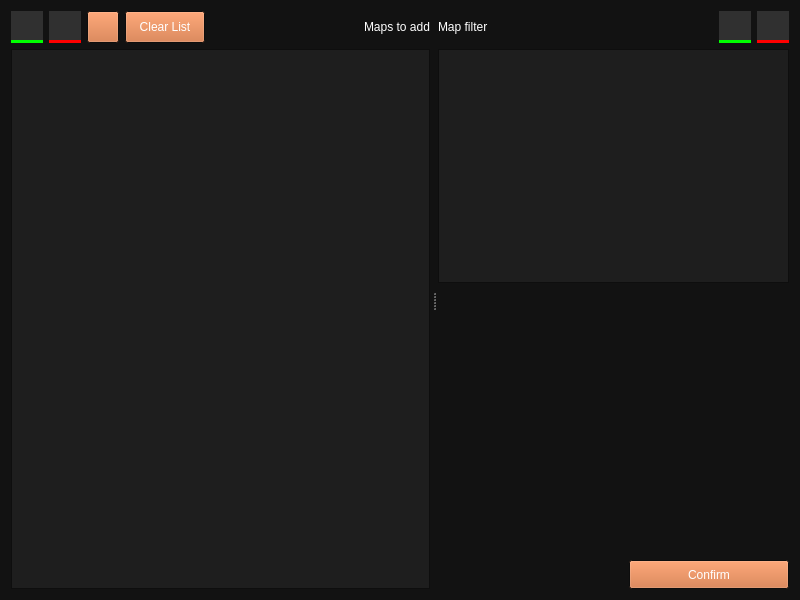
<?xml version="1.0" encoding="UTF-8"?>
<ui version="4.0">
 <class>Cfg_LoadMapsDialog</class>
 <widget class="QDialog" name="Cfg_LoadMapsDialog">
  <property name="geometry">
   <rect>
    <x>0</x>
    <y>0</y>
    <width>800</width>
    <height>600</height>
   </rect>
  </property>
  <property name="minimumSize">
   <size>
    <width>800</width>
    <height>600</height>
   </size>
  </property>
  <property name="palette">
   <palette>
    <active>
     <colorrole role="WindowText">
      <brush brushstyle="SolidPattern">
       <color alpha="255">
        <red>255</red>
        <green>255</green>
        <blue>255</blue>
       </color>
      </brush>
     </colorrole>
     <colorrole role="Button">
      <brush brushstyle="SolidPattern">
       <color alpha="255">
        <red>207</red>
        <green>106</green>
        <blue>50</blue>
       </color>
      </brush>
     </colorrole>
     <colorrole role="Dark">
      <brush brushstyle="SolidPattern">
       <color alpha="255">
        <red>92</red>
        <green>92</green>
        <blue>92</blue>
       </color>
      </brush>
     </colorrole>
     <colorrole role="Mid">
      <brush brushstyle="SolidPattern">
       <color alpha="255">
        <red>127</red>
        <green>127</green>
        <blue>127</blue>
       </color>
      </brush>
     </colorrole>
     <colorrole role="Text">
      <brush brushstyle="SolidPattern">
       <color alpha="255">
        <red>255</red>
        <green>255</green>
        <blue>255</blue>
       </color>
      </brush>
     </colorrole>
     <colorrole role="ButtonText">
      <brush brushstyle="SolidPattern">
       <color alpha="255">
        <red>255</red>
        <green>255</green>
        <blue>255</blue>
       </color>
      </brush>
     </colorrole>
     <colorrole role="Base">
      <brush brushstyle="SolidPattern">
       <color alpha="255">
        <red>30</red>
        <green>30</green>
        <blue>30</blue>
       </color>
      </brush>
     </colorrole>
     <colorrole role="Window">
      <brush brushstyle="SolidPattern">
       <color alpha="255">
        <red>18</red>
        <green>18</green>
        <blue>18</blue>
       </color>
      </brush>
     </colorrole>
     <colorrole role="Highlight">
      <brush brushstyle="SolidPattern">
       <color alpha="255">
        <red>207</red>
        <green>106</green>
        <blue>50</blue>
       </color>
      </brush>
     </colorrole>
     <colorrole role="LinkVisited">
      <brush brushstyle="SolidPattern">
       <color alpha="255">
        <red>255</red>
        <green>158</green>
        <blue>105</blue>
       </color>
      </brush>
     </colorrole>
     <colorrole role="AlternateBase">
      <brush brushstyle="SolidPattern">
       <color alpha="255">
        <red>45</red>
        <green>45</green>
        <blue>45</blue>
       </color>
      </brush>
     </colorrole>
     <colorrole role="ToolTipBase">
      <brush brushstyle="SolidPattern">
       <color alpha="255">
        <red>97</red>
        <green>97</green>
        <blue>97</blue>
       </color>
      </brush>
     </colorrole>
    </active>
    <inactive>
     <colorrole role="WindowText">
      <brush brushstyle="SolidPattern">
       <color alpha="255">
        <red>255</red>
        <green>255</green>
        <blue>255</blue>
       </color>
      </brush>
     </colorrole>
     <colorrole role="Button">
      <brush brushstyle="SolidPattern">
       <color alpha="255">
        <red>207</red>
        <green>106</green>
        <blue>50</blue>
       </color>
      </brush>
     </colorrole>
     <colorrole role="Dark">
      <brush brushstyle="SolidPattern">
       <color alpha="255">
        <red>92</red>
        <green>92</green>
        <blue>92</blue>
       </color>
      </brush>
     </colorrole>
     <colorrole role="Mid">
      <brush brushstyle="SolidPattern">
       <color alpha="255">
        <red>127</red>
        <green>127</green>
        <blue>127</blue>
       </color>
      </brush>
     </colorrole>
     <colorrole role="Text">
      <brush brushstyle="SolidPattern">
       <color alpha="255">
        <red>255</red>
        <green>255</green>
        <blue>255</blue>
       </color>
      </brush>
     </colorrole>
     <colorrole role="ButtonText">
      <brush brushstyle="SolidPattern">
       <color alpha="255">
        <red>255</red>
        <green>255</green>
        <blue>255</blue>
       </color>
      </brush>
     </colorrole>
     <colorrole role="Base">
      <brush brushstyle="SolidPattern">
       <color alpha="255">
        <red>30</red>
        <green>30</green>
        <blue>30</blue>
       </color>
      </brush>
     </colorrole>
     <colorrole role="Window">
      <brush brushstyle="SolidPattern">
       <color alpha="255">
        <red>18</red>
        <green>18</green>
        <blue>18</blue>
       </color>
      </brush>
     </colorrole>
     <colorrole role="Highlight">
      <brush brushstyle="SolidPattern">
       <color alpha="255">
        <red>207</red>
        <green>106</green>
        <blue>50</blue>
       </color>
      </brush>
     </colorrole>
     <colorrole role="LinkVisited">
      <brush brushstyle="SolidPattern">
       <color alpha="255">
        <red>255</red>
        <green>158</green>
        <blue>105</blue>
       </color>
      </brush>
     </colorrole>
     <colorrole role="AlternateBase">
      <brush brushstyle="SolidPattern">
       <color alpha="255">
        <red>45</red>
        <green>45</green>
        <blue>45</blue>
       </color>
      </brush>
     </colorrole>
     <colorrole role="ToolTipBase">
      <brush brushstyle="SolidPattern">
       <color alpha="255">
        <red>97</red>
        <green>97</green>
        <blue>97</blue>
       </color>
      </brush>
     </colorrole>
    </inactive>
    <disabled>
     <colorrole role="WindowText">
      <brush brushstyle="SolidPattern">
       <color alpha="255">
        <red>92</red>
        <green>92</green>
        <blue>92</blue>
       </color>
      </brush>
     </colorrole>
     <colorrole role="Button">
      <brush brushstyle="SolidPattern">
       <color alpha="255">
        <red>207</red>
        <green>106</green>
        <blue>50</blue>
       </color>
      </brush>
     </colorrole>
     <colorrole role="Dark">
      <brush brushstyle="SolidPattern">
       <color alpha="255">
        <red>92</red>
        <green>92</green>
        <blue>92</blue>
       </color>
      </brush>
     </colorrole>
     <colorrole role="Mid">
      <brush brushstyle="SolidPattern">
       <color alpha="255">
        <red>127</red>
        <green>127</green>
        <blue>127</blue>
       </color>
      </brush>
     </colorrole>
     <colorrole role="Text">
      <brush brushstyle="SolidPattern">
       <color alpha="255">
        <red>92</red>
        <green>92</green>
        <blue>92</blue>
       </color>
      </brush>
     </colorrole>
     <colorrole role="ButtonText">
      <brush brushstyle="SolidPattern">
       <color alpha="255">
        <red>92</red>
        <green>92</green>
        <blue>92</blue>
       </color>
      </brush>
     </colorrole>
     <colorrole role="Base">
      <brush brushstyle="SolidPattern">
       <color alpha="255">
        <red>18</red>
        <green>18</green>
        <blue>18</blue>
       </color>
      </brush>
     </colorrole>
     <colorrole role="Window">
      <brush brushstyle="SolidPattern">
       <color alpha="255">
        <red>18</red>
        <green>18</green>
        <blue>18</blue>
       </color>
      </brush>
     </colorrole>
     <colorrole role="LinkVisited">
      <brush brushstyle="SolidPattern">
       <color alpha="255">
        <red>255</red>
        <green>158</green>
        <blue>105</blue>
       </color>
      </brush>
     </colorrole>
     <colorrole role="AlternateBase">
      <brush brushstyle="SolidPattern">
       <color alpha="255">
        <red>45</red>
        <green>45</green>
        <blue>45</blue>
       </color>
      </brush>
     </colorrole>
     <colorrole role="ToolTipBase">
      <brush brushstyle="SolidPattern">
       <color alpha="255">
        <red>97</red>
        <green>97</green>
        <blue>97</blue>
       </color>
      </brush>
     </colorrole>
    </disabled>
   </palette>
  </property>
  <property name="windowTitle">
   <string>Load Maps</string>
  </property>
  <property name="windowIcon">
   <iconset resource="../resources.qrc">
    <normaloff>:/icons/resources/Images/tf2dsm_logo.png</normaloff>:/icons/resources/Images/tf2dsm_logo.png</iconset>
  </property>
  <layout class="QHBoxLayout" name="horizontalLayout_3">
   <item>
    <widget class="QSplitter" name="splitter">
     <property name="orientation">
      <enum>Qt::Orientation::Horizontal</enum>
     </property>
     <property name="handleWidth">
      <number>8</number>
     </property>
     <property name="childrenCollapsible">
      <bool>true</bool>
     </property>
     <widget class="QWidget" name="verticalLayoutWidget">
      <layout class="QVBoxLayout" name="verticalLayout">
       <item>
        <layout class="QHBoxLayout" name="horizontalLayout">
         <item>
          <widget class="QPushButton" name="btnAddSrv">
           <property name="sizePolicy">
            <sizepolicy hsizetype="Minimum" vsizetype="Fixed">
             <horstretch>0</horstretch>
             <verstretch>0</verstretch>
            </sizepolicy>
           </property>
           <property name="minimumSize">
            <size>
             <width>32</width>
             <height>32</height>
            </size>
           </property>
           <property name="maximumSize">
            <size>
             <width>32</width>
             <height>32</height>
            </size>
           </property>
           <property name="styleSheet">
            <string notr="true">QPushButton {
	border: none;
	border-bottom: 3px solid #00ff00;
	background-color: #303030;
}

QPushButton::hover {
	background-color: #00c200;
}
QPushButton::pressed {
	background-color: #00b300;
}</string>
           </property>
           <property name="text">
            <string/>
           </property>
           <property name="icon">
            <iconset resource="../resources.qrc">
             <normaloff>:/icons/resources/Icons/Add.svg</normaloff>:/icons/resources/Icons/Add.svg</iconset>
           </property>
          </widget>
         </item>
         <item>
          <widget class="QPushButton" name="btnRmvSrv">
           <property name="minimumSize">
            <size>
             <width>32</width>
             <height>32</height>
            </size>
           </property>
           <property name="maximumSize">
            <size>
             <width>32</width>
             <height>32</height>
            </size>
           </property>
           <property name="styleSheet">
            <string notr="true">QPushButton {
	border: none;
	border-bottom: 3px solid #ff0000;
	background-color: #303030;
}

QPushButton::hover {
	background-color: #c20000;
}
QPushButton::pressed {
	background-color: #b30000;
}</string>
           </property>
           <property name="text">
            <string/>
           </property>
           <property name="icon">
            <iconset resource="../resources.qrc">
             <normaloff>:/icons/resources/Icons/Remove.svg</normaloff>:/icons/resources/Icons/Remove.svg</iconset>
           </property>
          </widget>
         </item>
         <item>
          <widget class="QPushButton" name="btnRfshPrefix">
           <property name="minimumSize">
            <size>
             <width>32</width>
             <height>32</height>
            </size>
           </property>
           <property name="maximumSize">
            <size>
             <width>32</width>
             <height>32</height>
            </size>
           </property>
           <property name="text">
            <string/>
           </property>
           <property name="icon">
            <iconset resource="../resources.qrc">
             <normaloff>:/icons/resources/Icons/Refresh.svg</normaloff>:/icons/resources/Icons/Refresh.svg</iconset>
           </property>
          </widget>
         </item>
         <item>
          <widget class="QPushButton" name="btnClearMapList">
           <property name="minimumSize">
            <size>
             <width>80</width>
             <height>32</height>
            </size>
           </property>
           <property name="maximumSize">
            <size>
             <width>80</width>
             <height>32</height>
            </size>
           </property>
           <property name="text">
            <string>Clear List</string>
           </property>
          </widget>
         </item>
         <item>
          <spacer name="horizontalSpacer">
           <property name="orientation">
            <enum>Qt::Orientation::Horizontal</enum>
           </property>
           <property name="sizeHint" stdset="0">
            <size>
             <width>40</width>
             <height>20</height>
            </size>
           </property>
          </spacer>
         </item>
         <item>
          <widget class="QLabel" name="label">
           <property name="text">
            <string>Maps to add</string>
           </property>
          </widget>
         </item>
        </layout>
       </item>
       <item>
        <widget class="QListWidget" name="listMaps">
         <property name="selectionMode">
          <enum>QAbstractItemView::SelectionMode::ExtendedSelection</enum>
         </property>
        </widget>
       </item>
      </layout>
     </widget>
     <widget class="QWidget" name="verticalLayoutWidget_3">
      <layout class="QVBoxLayout" name="verticalLayout_3">
       <item>
        <layout class="QVBoxLayout" name="verticalLayout_2">
         <item>
          <layout class="QHBoxLayout" name="horizontalLayout_2">
           <item>
            <widget class="QLabel" name="label_2">
             <property name="text">
              <string>Map filter</string>
             </property>
            </widget>
           </item>
           <item>
            <spacer name="horizontalSpacer_2">
             <property name="orientation">
              <enum>Qt::Orientation::Horizontal</enum>
             </property>
             <property name="sizeHint" stdset="0">
              <size>
               <width>40</width>
               <height>20</height>
              </size>
             </property>
            </spacer>
           </item>
           <item>
            <widget class="QPushButton" name="btnAddPrefix">
             <property name="minimumSize">
              <size>
               <width>32</width>
               <height>32</height>
              </size>
             </property>
             <property name="maximumSize">
              <size>
               <width>32</width>
               <height>32</height>
              </size>
             </property>
             <property name="styleSheet">
              <string notr="true">QPushButton {
	border: none;
	border-bottom: 3px solid #00ff00;
	background-color: #303030;
}

QPushButton::hover {
	background-color: #00c200;
}
QPushButton::pressed {
	background-color: #00b300;
}</string>
             </property>
             <property name="text">
              <string/>
             </property>
             <property name="icon">
              <iconset resource="../resources.qrc">
               <normaloff>:/icons/resources/Icons/Add.svg</normaloff>:/icons/resources/Icons/Add.svg</iconset>
             </property>
            </widget>
           </item>
           <item>
            <widget class="QPushButton" name="btnRmvPrefix">
             <property name="minimumSize">
              <size>
               <width>32</width>
               <height>32</height>
              </size>
             </property>
             <property name="maximumSize">
              <size>
               <width>32</width>
               <height>32</height>
              </size>
             </property>
             <property name="styleSheet">
              <string notr="true">QPushButton {
	border: none;
	border-bottom: 3px solid #ff0000;
	background-color: #303030;
}

QPushButton::hover {
	background-color: #c20000;
}
QPushButton::pressed {
	background-color: #b30000;
}</string>
             </property>
             <property name="text">
              <string/>
             </property>
             <property name="icon">
              <iconset resource="../resources.qrc">
               <normaloff>:/icons/resources/Icons/Remove.svg</normaloff>:/icons/resources/Icons/Remove.svg</iconset>
             </property>
            </widget>
           </item>
          </layout>
         </item>
         <item>
          <widget class="QListWidget" name="listPrefix">
           <property name="selectionMode">
            <enum>QAbstractItemView::SelectionMode::ExtendedSelection</enum>
           </property>
          </widget>
         </item>
        </layout>
       </item>
       <item>
        <spacer name="verticalSpacer">
         <property name="orientation">
          <enum>Qt::Orientation::Vertical</enum>
         </property>
         <property name="sizeType">
          <enum>QSizePolicy::Policy::Expanding</enum>
         </property>
         <property name="sizeHint" stdset="0">
          <size>
           <width>20</width>
           <height>40</height>
          </size>
         </property>
        </spacer>
       </item>
       <item>
        <layout class="QHBoxLayout" name="horizontalLayout_4">
         <property name="topMargin">
          <number>0</number>
         </property>
         <item>
          <spacer name="horizontalSpacer_3">
           <property name="orientation">
            <enum>Qt::Orientation::Horizontal</enum>
           </property>
           <property name="sizeHint" stdset="0">
            <size>
             <width>40</width>
             <height>20</height>
            </size>
           </property>
          </spacer>
         </item>
         <item>
          <widget class="QPushButton" name="btnConfirm">
           <property name="minimumSize">
            <size>
             <width>160</width>
             <height>29</height>
            </size>
           </property>
           <property name="maximumSize">
            <size>
             <width>160</width>
             <height>29</height>
            </size>
           </property>
           <property name="text">
            <string>Confirm</string>
           </property>
          </widget>
         </item>
        </layout>
       </item>
      </layout>
     </widget>
    </widget>
   </item>
  </layout>
 </widget>
 <resources>
  <include location="../resources.qrc"/>
 </resources>
 <connections/>
</ui>
